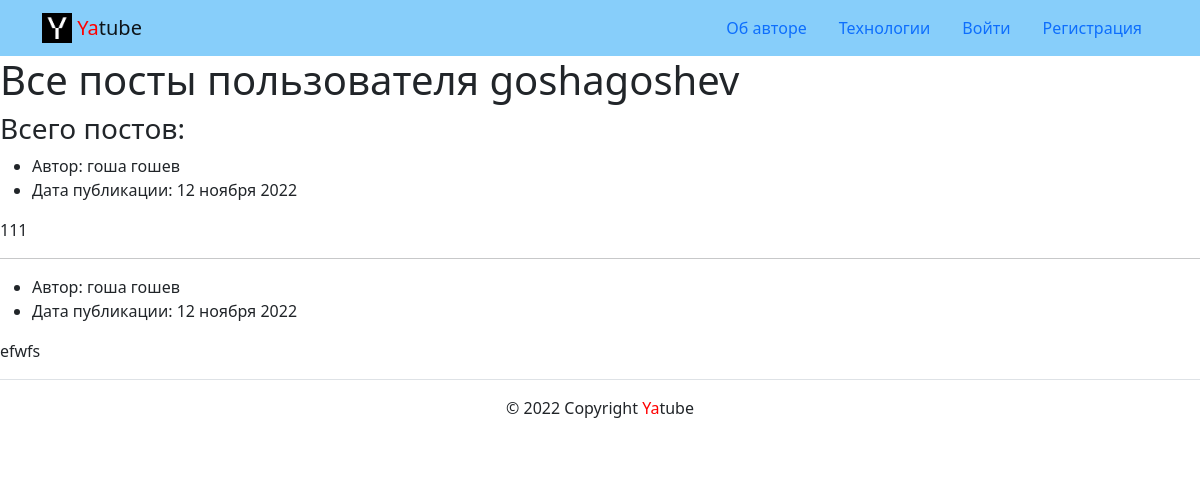
Page /profile/goshagoshev/ on the earlier database version.
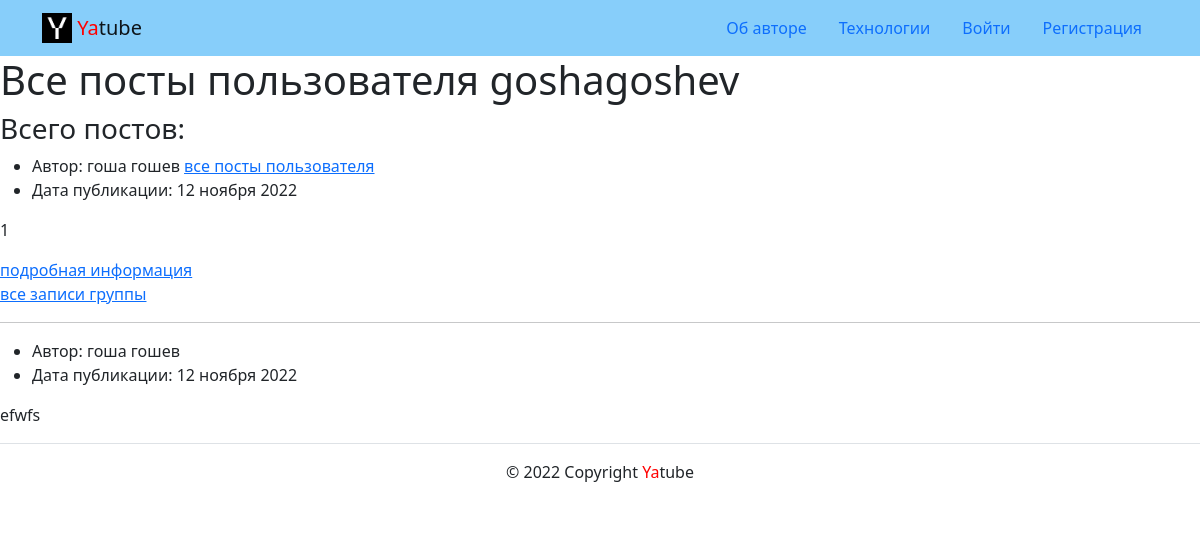
Same page on the later database version.
### posts/models.py (models this page shows, shortened)
class Post(models.Model):
    text = models.TextField(verbose_name='Текст')
    pub_date = models.DateTimeField(auto_now_add=True, verbose_name='Дата'
                                    'публикации')
    author = models.ForeignKey(
        User,
        verbose_name='Автор',
        on_delete=models.CASCADE,
        related_name='posts'
    )
    group = models.ForeignKey(
        'Group',
        verbose_name='Группа',
        on_delete=models.SET_NULL,
        null=True,
        blank=True,
        related_name='posts',
    )
    class Meta:
        verbose_name = ('Посты')
        verbose_name_plural = ('Посты')
        ordering = ['pub_date']

### posts/views.py (the view)
# urls.py: path('profile/<str:username>/', views.profile, name='profile'),
def profile(request, username):
    author = get_object_or_404(User, username=username)
    posts = author.posts.all()
    context = {
        'author': author,
        'page_obj': paginatorr(posts, request)
    }
    template = 'posts/profile.html'
    return render(request, template, context)

### core/context_processors/year.py (called while the page is built)
def year(request):
    return {
        'year': date.today().year
    }

### posts/views.py (called while the page is built)
def paginatorr(post_list, request):
    paginator = Paginator(post_list, POSTS_QUANTITY)
    page_number = request.GET.get('page')
    page_obj = paginator.get_page(page_number)
    return page_obj

### templates/posts/profile.html (shortened to what this page needs)
{% extends 'base.html' %}
{% block content %}
  <h1>Все посты пользователя
    {{ author }}
  </h1>
        <h3>Всего постов:
        </h3>
        {% for post in page_obj %}
        <article>
          <ul>
            <li>
              Автор:
              {{ author.get_full_name }}
              {% if post.group %}
                <a href="{% url 'posts:profile' post.author.username %}">все посты пользователя</a>
              {% endif %}
            </li>
            <li>
              Дата публикации: {{ post.pub_date|date:"d E Y" }}
            </li>
          </ul>
          <p>
            {{ post.text }}
          </p>
          {% if post.group %}
            <a href="{% url 'posts:post_detail' post.pk %}">подробная информация </a>
          {% endif %}
        </article>
        {% if post.group %}
          <a href="{% url 'posts:group_list' post.group.slug %}">все записи группы</a>
        {% endif %}
        {% if not forloop.last %}<hr>{% endif %}
      {% endfor %}
{% endblock %}

### templates/base.html (shortened to what this page needs)
<!DOCTYPE html>
{% load static %}
<html lang="ru">
  <head>
    <link rel="stylesheet" href="{% static 'css/bootstrap.min.css'%}">
  </head>
  <body>
    {% include 'includes/header.html' %}
    <main>
      {% block content %}{% endblock %}
    </main>
    {% include 'includes/footer.html'%}
  </body>
</html>

### templates/includes/header.html (shortened to what this page needs)
{%load static%}
<header>
  <nav class="navbar navbar-light" style="background-color: lightskyblue">
    <div class="container">
      <a class="navbar-brand" href="{% url 'posts:index' %}">
        <img src="{% static 'img/logo.png' %}" width="30" height="30" class="d-inline-block align-top" alt="">
        <span style="color:red">Ya</span>tube
      </a>
      <ul class="nav nav-pills">
        {% with request.resolver_match.view_name as view_name %}
        <li class="nav-item">
          <a class="nav-link {% if view_name  == 'about:author' %}active{% endif %}"
            href="{% url 'about:author' %}"
          >
            Об авторе
          </a>
        </li>
        <li class="nav-item">
          <a class="nav-link {% if view_name  == 'about:tech' %}active{% endif %}"
            href="{% url 'about:tech' %}"
          >
            Технологии
          </a>
        </li>
        {% if request.user.is_authenticated %}
        <li class="nav-item">
          <a class="nav-link" href="{% url 'posts:post_create' %}">Новая запись</a>
        </li>
        <li class="nav-item">
          <a class="nav-link {% if view_name  == 'users:password_change' %}active{% endif %}"
            href="{% url 'users:password_change' %}"
          >
            Изменить пароль
          </a>
        </li>
        <li class="nav-item">
          <a class="nav-link {% if view_name  == 'users:logout' %}active{% endif %}"
            href="{% url 'users:logout' %}"
          >
            Выйти
          </a>
        </li>
        <li>
          Пользователь: {{ user.username }}
        </li>
        {% else %}
        <li class="nav-item">
          <a class="nav-link {% if view_name  == 'users:login' %}active{% endif %}"
            href="{% url 'users:login' %}"
          >
            Войти
          </a>
        </li>
        <li class="nav-item">
          <a class="nav-link {% if view_name  == 'users:signup' %}active{% endif %}"
            href="{% url 'users:signup' %}"
          >
            Регистрация
          </a>
        </li>
        {% endif %}
        {% endwith %}
      </ul>
    </div>
  </nav>
</header>

### templates/includes/footer.html
<footer class="border-top text-center py-3">
  <p>© {{ year }} Copyright <span style="color:red">Ya</span>tube</p>
</footer>

Differences in the rows shown:
changed Post (number 1 of 2 on the later page): text "111" → "1"; now shows "все посты пользователя подробная информация все записи группы"
